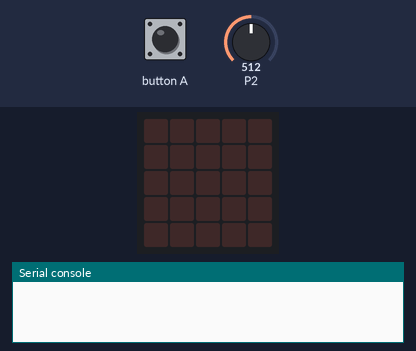
The program below on a simulated BBC micro:bit running MicroPython. Shown: the board's 5×5 LED display, the last lines printed to the serial console. The test bench sets the inputs (shaded band); at power-on: P2 = 512 (analog values on the 0–1023 scale).

Above: at 1.2 s.
1.3 s: button A pressed for 0.15 s
2.9 s: P2 set to 533
4.4 s: P2 set to 562
At 4.9 s:
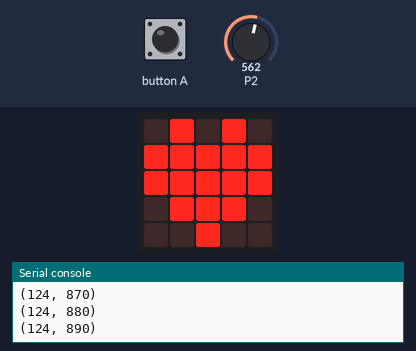
5.9 s: P2 set to 510
7.4 s: P2 set to 488
At 8.2 s:
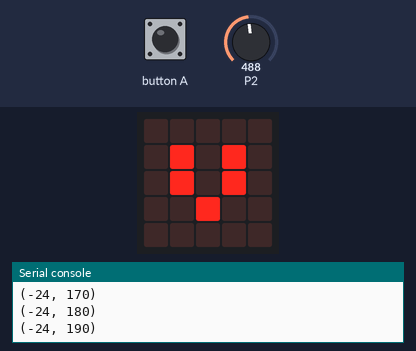
Timing chart, 0 to 9.9 s (numbered marks = the images above; inputs shaded):
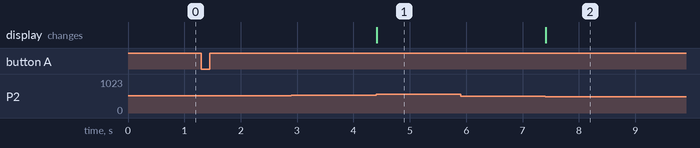

Measured:
- the behaviour switches between 550 and 551 on P2 (found by bisection; images 0 and 1)
- the behaviour switches between 500 and 499 on P2 (found by bisection; images 1 and 2)
- after the input at 4.4 s, the display: changes at once (image 1)
- after the input at 7.4 s, the display: changes at once (image 2)

The program:

pulse_measuring.py
```python
from microbit import *
import utime
import radio


radio.on()
radio.config(address=0x75626974)

# Pulszähler
pulsecounter = 0

# Timerstart
timerT = int(utime.ticks_ms() / 1000)

###########################################################

# Timing settings
sekunden_in_milli = 1000

SAMPLE_RATE = 25  # zwischen 25-100
SAMPLE_INTERVAL = int(sekunden_in_milli / SAMPLE_RATE)

# Pulsdetektion
threshold_on = 550
threshold_off = 500
beat = False

sample_zw_schlaegen = 0

while True:

    if button_a.is_pressed():
        # Sampling loop:
        while True:

            # read signal from input in pin 2 (currently PulseSensor.com)
            # Signal: Original = 0-1000.
            Signal = pin2.read_analog()

            sample_zw_schlaegen += 1

            # indicate pulse on microbit
            # in pulse wave peak ?
            if beat is False and (Signal > threshold_on):
                beat = True
                display.show(Image.HEART)
                display.set_pixel(2, 2, 9)  # LED pixel on

            # not in pulse wave peak ?
            if beat is True and (Signal < threshold_off):
                beat = False
                display.show(Image.HEART_SMALL)
                display.set_pixel(2, 2, 0)  # LED pixel off
                pulsecounter = pulsecounter+1
                # reset counter of samples_between_beats
                sample_zw_schlaegen = 0

            # Signal anpassen, damit voller Plot ausgenutzt wird
            Signal = 2*Signal - 1000
            # print("({})".format(Signal))
            print("({}, {})".format(Signal, sample_zw_schlaegen*10))

            # pause between samples
            sleep(SAMPLE_INTERVAL)

            if timerT >= 10:
                break

######################################################

pulserate = pulsecounter * 6

radio.send("Messdauer: 10 Sekunden", pulserate)

radio.off()
```
